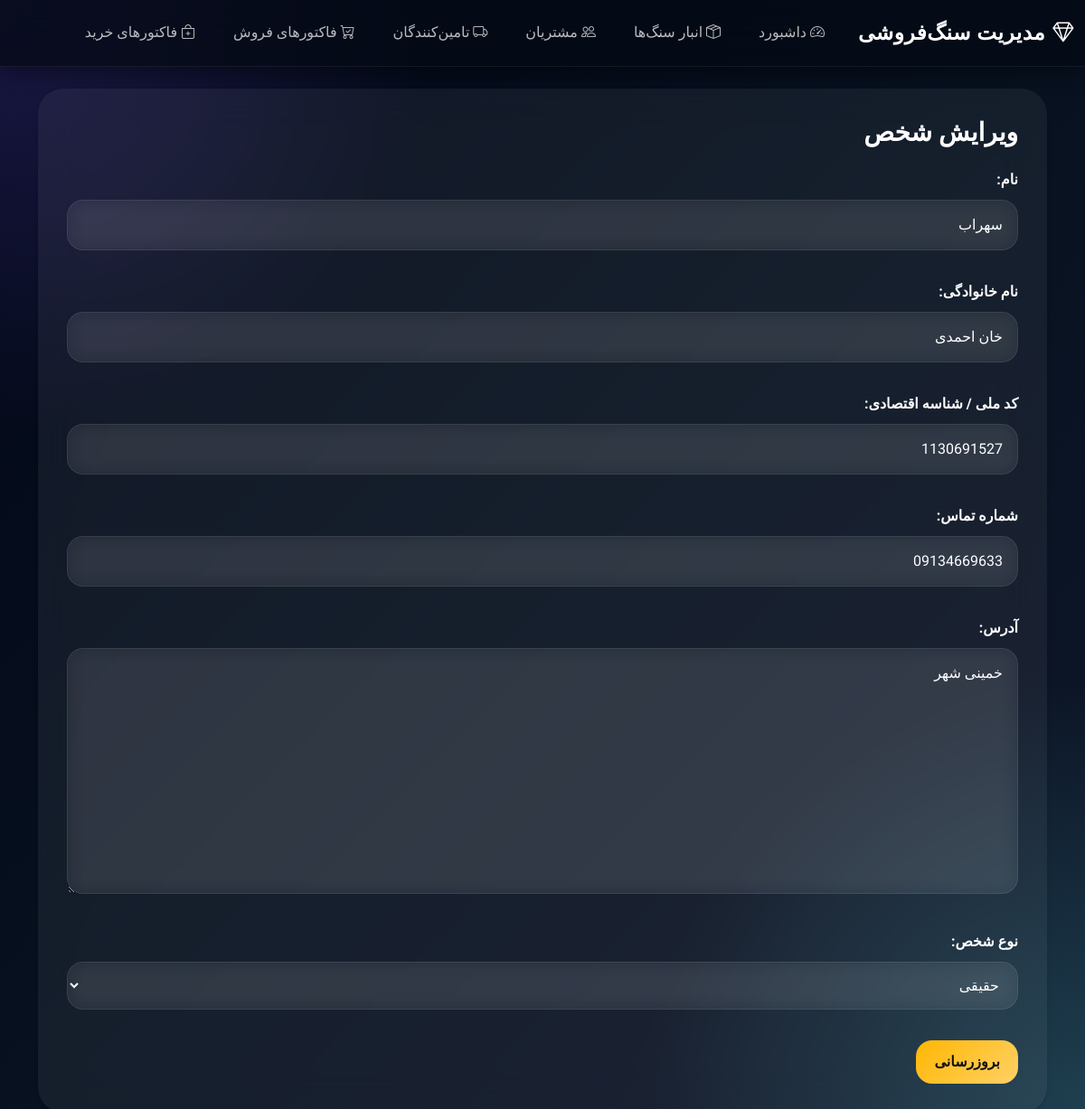
Screenshot of /edit-person/1/ with the database file from the repository.
### core/models.py (models this page shows, shortened)
class Person(models.Model):
    PERSON_TYPES = [
        ('real', 'حقیقی'),
        ('legal', 'حقوقی'),
    ]
    first_name = models.CharField(max_length=100, verbose_name='نام')
    last_name = models.CharField(max_length=100, verbose_name='نام خانوادگی')
    national_code = models.CharField(
        max_length=20,
        unique=True,
        verbose_name='کد ملی / شناسه اقتصادی'
    )
    phone = models.CharField(max_length=15, verbose_name='شماره تماس')
    address = models.TextField(verbose_name='آدرس')
    person_type = models.CharField(
        max_length=10,
        choices=PERSON_TYPES,
        verbose_name='نوع شخص'
    )
    created_at = models.DateTimeField(auto_now_add=True)
    class Meta:
        verbose_name = 'شخص'
        verbose_name_plural = 'اشخاص'

### core/views.py (the view)
# urls.py: path('edit-person/<int:id>/', edit_person, name='edit_person'),
def edit_person(request, id):
    person = get_object_or_404(Person, id=id)
    if request.method == 'POST':
        form = PersonForm(request.POST, instance=person)
        if form.is_valid():
            form.save()
            return redirect('person_list')
    else:
        form = PersonForm(instance=person)
    return render(request, 'core/edit_person.html', {'form': form})

### core/forms.py
class PersonForm(forms.ModelForm):
    class Meta:
        model = Person
        fields = ['first_name', 'last_name', 'national_code', 'phone', 'address', 'person_type']

### core/templates/core/edit_person.html (shortened to what this page needs)
{% extends 'core/base.html' %}
{% block content %}
<div class="card shadow-sm border-0">
    <div class="card-body">
        <h3 class="mb-4">
            ویرایش شخص
        </h3>
        <form method="POST">
            {{ form.as_p }}
            <button type="submit" class="btn btn-warning">
                بروزرسانی
            </button>
        </form>
    </div>
</div>
{% endblock %}

### core/static/core/style.css (style rules this page uses)
:root { --bg:#07111f; --card:#101b2d; --glass:rgba(255,255,255,0.06); --border:rgba(255,255,255,0.08); --primary:#7c5cff; --primary2:#5ce1e6; --success:#00d68f; --danger:#ff4d6d; --warning:#ffb703; --text:#ffffff; --muted:#a8b3cf; --shadow: 0 10px 30px rgba(0,0,0,0.35); --radius:28px; }
* { margin:0; padding:0; box-sizing:border-box; }
body { font-family:'Vazirmatn',sans-serif; min-height:100vh; color:var(--text); background: radial-gradient(circle at top left,#7c5cff33 0%,transparent 28%), radial-gradient(circle at bottom right,#5ce1e633 0%,transparent 28%), linear-gradient(135deg,#020617,#07111f,#0f172a); background-attachment:fixed; overflow-x:hidden; }
.card { border:none; border-radius:var(--radius); overflow:hidden; background:var(--glass); backdrop-filter:blur(22px); border:1px solid var(--border); box-shadow:var(--shadow); transition:0.45s cubic-bezier(.2,.8,.2,1); position:relative; }
.card::before { content:''; position:absolute; inset:0; background: linear-gradient( 135deg, rgba(255,255,255,0.09), transparent 40% ); opacity:0; transition:0.4s; }
.card-body { padding:2rem; }
h1,h2,h3,h4,h5 { font-weight:900; color:white; }
p { color:var(--muted); }
.btn { border:none; border-radius:18px; padding:12px 20px; font-weight:700; transition:0.35s; position:relative; overflow:hidden; }
.btn::before { content:''; position:absolute; inset:0; background:rgba(255,255,255,0.15); opacity:0; transition:0.3s; }
.btn-warning { background: linear-gradient( 135deg, #ffb703, #ffd166 ); color:#111; }
form { margin-top:10px; }
label { color:white; font-weight:700; margin-bottom:10px; }
input, select, textarea { width:100%; border:none!important; outline:none!important; background: rgba(255,255,255,0.06)!important; color:white!important; border-radius:18px!important; padding:15px 16px!important; margin-bottom:18px; backdrop-filter:blur(10px); transition:0.35s; border:1px solid rgba(255,255,255,0.08)!important; }
option { color:black; }
::placeholder { color:#bfc8dd!important; }
.card, .table, .alert { animation:fadeUp .55s ease; }

### rows the page displays
Person: first_name "سهراب", last_name "خان احمدی", national_code "1130691527", phone "09134669633", address "خمینی شهر", person_type "حقیقی"
